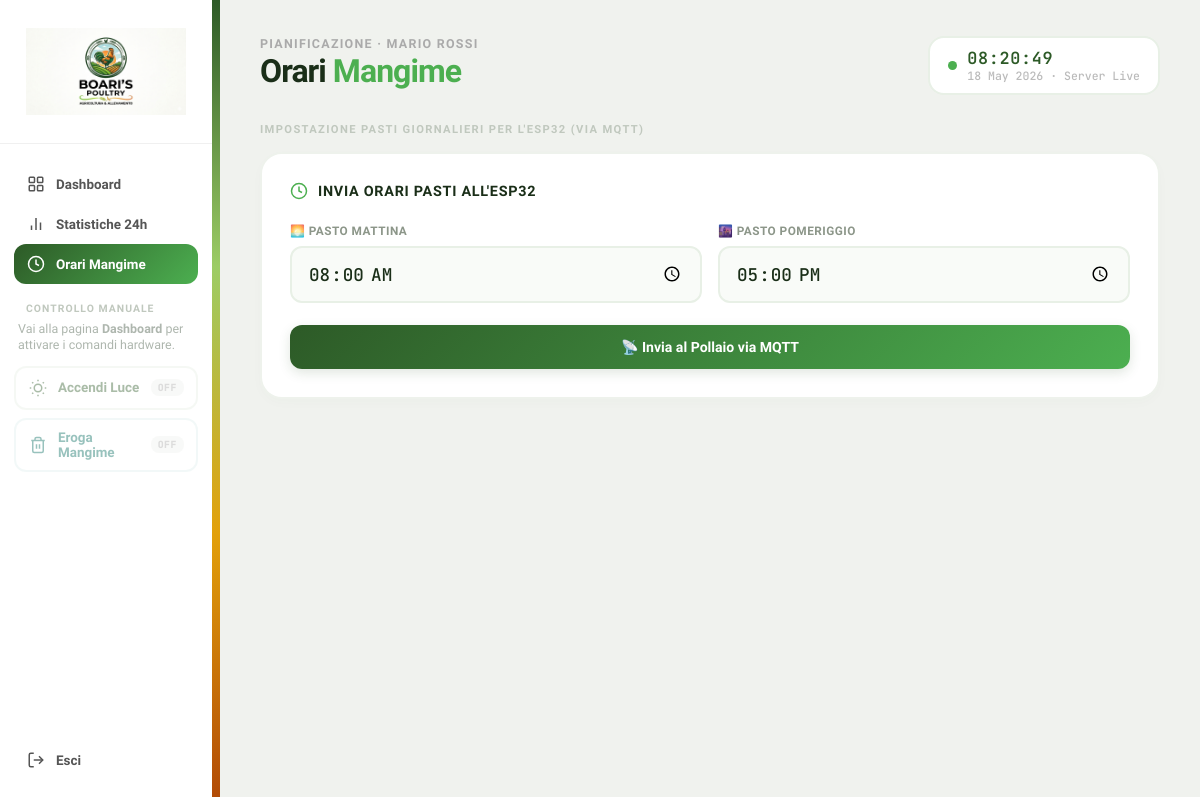
Before: /orari_mangime (signed in) with the older database file.
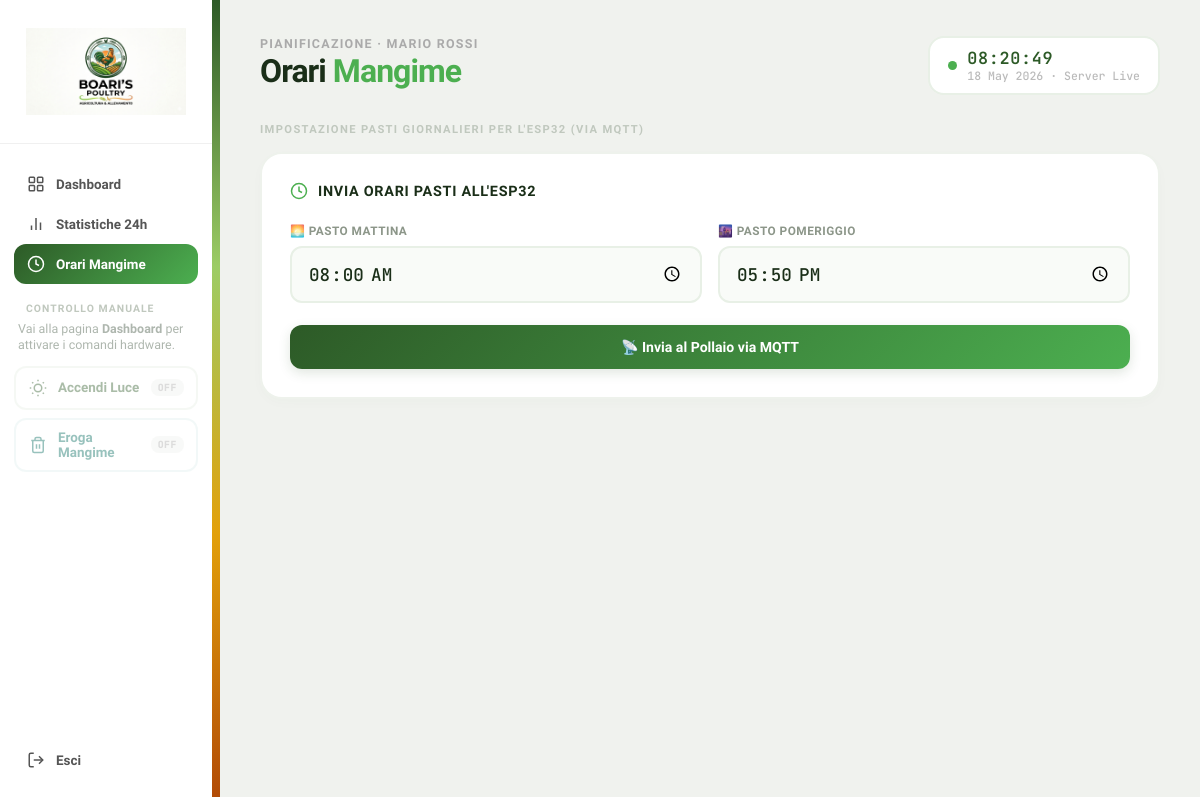
After: the same page with the newer database file.
### tables this page shows
CREATE TABLE IF NOT EXISTS `orari_mangime` (
                                               `id` int(11) NOT NULL AUTO_INCREMENT,
    `id_utente` int(10) UNSIGNED NOT NULL,
    `pasto_mattina` time NOT NULL,
    `pasto_pomeriggio` time NOT NULL,
    `data_creazione` timestamp NOT NULL DEFAULT current_timestamp(),
    PRIMARY KEY (`id`),
    UNIQUE KEY `unique_utente` (`id_utente`)
    );

### pages/orari_mangime.php (the view, shortened to what this page needs)
<?php
$data_ag     = date('d M Y');
$nome_utente = htmlspecialchars(trim(($_SESSION['user_nome'] ?? 'Utente') . ' ' . ($_SESSION['user_cognome'] ?? '')));
$id_utente   = $_SESSION['user_id'] ?? null;
$pasto_mattina_salvato = "08:00";
$pasto_pomeriggio_salvato = "17:00";
if ($id_utente) {
    try {
        $db = Database::getInstance()->getConnection();
        $stmt = $db->prepare("SELECT pasto_mattina, pasto_pomeriggio FROM orari_mangime WHERE id_utente = :id_utente LIMIT 1");
        $stmt->execute([':id_utente' => $id_utente]);
        $orari_db = $stmt->fetch(PDO::FETCH_ASSOC);
        if ($orari_db && !empty($orari_db['pasto_mattina']) && !empty($orari_db['pasto_pomeriggio'])) {
            $pasto_mattina_salvato = substr($orari_db['pasto_mattina'], 0, 5);
            $pasto_pomeriggio_salvato = substr($orari_db['pasto_pomeriggio'], 0, 5);
        }
    } catch (\Exception $e) {
        $pasto_mattina_salvato = "08:00";
        $pasto_pomeriggio_salvato = "17:00";
    }
}
?>
<!DOCTYPE html>
<html lang="it">
<head>
    <link rel="stylesheet" href="/Pollaio_Progetto_IoT_WebApp/style/struttura.css">
    <link rel="stylesheet" href="/Pollaio_Progetto_IoT_WebApp/style/orari_mangime.css">
</head>
<body>
<div class="sidebar">
    <div class="sidebar-logo">
        <img src="/Pollaio_Progetto_IoT_WebApp/img/Logo.png" alt="Logo" class="brand-logo">
    </div>
    <nav class="nav-section">
        <a class="nav-item" href="/Pollaio_Progetto_IoT_WebApp/home">
            <span class="ni-icon">
                <svg viewBox="0 0 24 24" fill="none" stroke="currentColor" stroke-width="2" width="18" height="18"><rect x="3" y="3" width="7" height="7" rx="1"/><rect x="14" y="3" width="7" height="7" rx="1"/><rect x="3" y="14" width="7" height="7" rx="1"/><rect x="14" y="14" width="7" height="7" rx="1"/></svg>
            </span>
            Dashboard
        </a>
        <a class="nav-item" href="/Pollaio_Progetto_IoT_WebApp/statistiche">
            <span class="ni-icon">
                <svg viewBox="0 0 24 24" fill="none" stroke="currentColor" stroke-width="2" width="18" height="18"><line x1="18" y1="20" x2="18" y2="10"/><line x1="12" y1="20" x2="12" y2="4"/><line x1="6" y1="20" x2="6" y2="14"/></svg>
            </span>
            Statistiche 24h
        </a>
        <a class="nav-item active" href="/Pollaio_Progetto_IoT_WebApp/orari_mangime">
            <span class="ni-icon">
                <svg viewBox="0 0 24 24" fill="none" stroke="currentColor" stroke-width="2" width="18" height="18"><circle cx="12" cy="12" r="10"/><polyline points="12 6 12 12 16 14"/></svg>
            </span>
            Orari Mangime
        </a>
        <div class="nav-divider">Controllo Manuale</div>
        <p class="ctrl-notice">Vai alla pagina <strong>Dashboard</strong> per attivare i comandi hardware.</p>
        <button class="nav-btn-ctrl" id="btn-luce" disabled>
            <span class="ni-icon">
            </span>
            <span class="ctrl-label">Accendi Luce</span>
            <span class="ctrl-state" id="state-luce">OFF</span>
        </button>
        <button class="nav-btn-ctrl nav-btn-feed" id="btn-mangime" disabled style="margin-top:8px;">
            <span class="ni-icon">
                <svg viewBox="0 0 24 24" fill="none" stroke="currentColor" stroke-width="2" width="18" height="18"><path d="M3 6h18"/><path d="M19 6v14a2 2 0 0 1-2 2H7a2 2 0 0 1-2-2V6m3 0V4a2 2 0 0 1 2-2h4a2 2 0 0 1 2 2v2"/><line x1="10" y1="11" x2="10" y2="17"/><line x1="14" y1="11" x2="14" y2="17"/></svg>
            </span>
            <span class="ctrl-label">Eroga Mangime</span>
            <span class="ctrl-state" id="state-mangime">OFF</span>
        </button>
        <form action="" method="POST" style="margin-top:auto; width: 100%;">
            <button type="submit" class="nav-item" style="background: none; border: none; width: 100%; text-align: left; cursor: pointer; font-family: inherit;">
                <span class="ni-icon">
                    <svg viewBox="0 0 24 24" fill="none" stroke="currentColor" stroke-width="2" width="18" height="18"><path d="M9 21H5a2 2 0 0 1-2-2V5a2 2 0 0 1 2-2h4"/><polyline points="16 17 21 12 16 7"/><line x1="21" y1="12" x2="9" y2="12"/></svg>
                </span>
                Esci
            </button>
        </form>
    </nav>
</div>
<div class="main">
    <div class="topbar">
        <div class="topbar-left">
            <div class="topbar-greeting">Pianificazione · <strong><?= $nome_utente ?></strong></div>
            <div class="topbar-title">Orari <span>Mangime</span></div>
        </div>
        <div class="status-pill">
            <div class="pulse"></div>
            <div>
                <strong id="live-clock">00:00:00</strong>
                <small><?= $data_ag ?> · Server Live</small>
            </div>
        </div>
    </div>
    <div class="sec-label">Impostazione pasti giornalieri per l'ESP32 (via MQTT)</div>
    <div class="panel-card">
        <div class="panel-title">
            <svg viewBox="0 0 24 24" fill="none" stroke="currentColor" stroke-width="2" width="18" height="18"><circle cx="12" cy="12" r="10"/><polyline points="12 6 12 12 16 14"/></svg>
            Invia orari pasti all'ESP32
        </div>
        <form action="/Pollaio_Progetto_IoT_WebApp/imposta_orari" method="POST">
            <div class="grid-container" style="gap: 16px; margin-top: 0;">
                <div class="form-group" style="margin-bottom: 0;">
                    <label for="pasto_mattina">🌅 Pasto Mattina</label>
                    <input type="time" id="pasto_mattina" name="pasto_mattina" class="form-control" value="<?= htmlspecialchars($pasto_mattina_salvato) ?>" required>
                </div>
                <div class="form-group" style="margin-bottom: 0;">
                    <label for="pasto_pomeriggio">🌆 Pasto Pomeriggio</label>
                    <input type="time" id="pasto_pomeriggio" name="pasto_pomeriggio" class="form-control" value="<?= htmlspecialchars($pasto_pomeriggio_salvato) ?>" required>
                </div>
            </div>
            <div style="margin-top: 22px;">
                <button type="submit" class="btn-submit">📡 Invia al Pollaio via MQTT</button>
            </div>
        </form>
    </div>
</div>
</body>
</html>

### index.php
<?php
$routes = [
    ''              => 'pages/login.php',
    'login'         => 'pages/login.php',
    'home'          => 'pages/home.php',
    'register'      => 'pages/register.php',
    'statistiche'   => 'pages/statistiche.php',
    'orari_mangime' => 'pages/orari_mangime.php',
    'imposta_orari' => 'pages/imposta_orari.php',
];
$url = parse_url($_SERVER['REQUEST_URI'], PHP_URL_PATH);
$subfolder = '/Pollaio_Progetto_IoT_WebApp';
if (strpos($url, $subfolder) === 0) {
    $url = substr($url, strlen($subfolder));
}
$url = trim($url, '/');
if (array_key_exists($url, $routes)) {
    if (file_exists($routes[$url])) {
        require $routes[$url];
    } else {
        http_response_code(500);
        echo "<h1>500 Errore Interno</h1><p>Il file di destinazione '{$routes[$url]}' non è stato trovato.</p>";
    }
} else {
    http_response_code(404);
    echo "<h1>404</h1><p>Pagina non trovata: /{$url}</p>";
}
?>

### style/struttura.css (style rules this page uses)
*, *::before, *::after { box-sizing: border-box; margin: 0; padding: 0; font-family: 'Sora', Arial, sans-serif; }
body { min-height: 100vh; background: #f0f2ee; display: flex; }
.sidebar { width: 220px; flex-shrink: 0; background-image: linear-gradient(white, white), linear-gradient(180deg, #2d5a27, #9ccc65, #e2a00a, #b14a06); background-clip: padding-box, border-box; background-origin: border-box; border-right: 8px solid transparent; display: flex; flex-direction: column; padding: 28px 0 20px; min-height: 100vh; position: sticky; top: 0; }
.sidebar-logo { display: flex; align-items: center; justify-content: center; padding: 0 20px 28px; border-bottom: 1.5px solid #f0f0f0; }
.sidebar-logo img { width: 160px; height: auto; }
.nav-section { flex: 1; padding: 20px 14px 0; display: flex; flex-direction: column; }
.nav-item { display: flex; align-items: center; gap: 10px; padding: 10px 12px; border-radius: 12px; font-size: 0.84rem; font-weight: 600; color: #555; text-decoration: none; transition: background 0.2s, color 0.2s; }
.nav-item.active { background: linear-gradient(135deg, #2d5a27, #4CAF50); color: white; }
.ni-icon { width: 20px; height: 20px; display: flex; align-items: center; justify-content: center; flex-shrink: 0; }
.nav-divider { margin: 18px 0 10px; font-size: 0.65rem; font-weight: 700; color: #c0c8be; text-transform: uppercase; letter-spacing: 0.1em; padding: 0 12px; }
.nav-btn-ctrl { display: flex; align-items: center; gap: 10px; width: 100%; padding: 10px 12px; border-radius: 12px; border: 2px solid #e8f0e6; background: white; cursor: pointer; font-size: 0.84rem; font-weight: 600; color: #2d5a27; transition: all 0.2s cubic-bezier(.34,1.2,.64,1); position: relative; }
.nav-btn-feed { border-color: #e0f0ee; color: #00695c; }
.ctrl-label { flex: 1; text-align: left; }
.ctrl-state { font-family: 'JetBrains Mono', monospace; font-size: 0.62rem; font-weight: 800; padding: 2px 7px; border-radius: 8px; background: #f0f2ee; color: #aaa; letter-spacing: 0.05em; white-space: nowrap; transition: all 0.2s; }
.main { flex: 1; padding: 36px 40px 60px; display: flex; flex-direction: column; gap: 28px; overflow-x: hidden; }
.topbar { display: flex; align-items: flex-start; justify-content: space-between; gap: 16px; flex-wrap: wrap; }
.topbar-greeting { font-size: 0.78rem; font-weight: 600; color: #aaa; text-transform: uppercase; letter-spacing: 0.1em; margin-bottom: 4px; }
.topbar-title { font-size: 2rem; font-weight: 800; color: #1a2e18; letter-spacing: -0.03em; line-height: 1; }
.topbar-title span { color: #4CAF50; }
.status-pill { display: flex; align-items: center; gap: 10px; background: white; border: 2px solid #e8f0e6; border-radius: 16px; padding: 10px 18px; font-size: 0.78rem; color: #888; font-weight: 500; white-space: nowrap; }
.status-pill strong { font-family: 'JetBrains Mono', monospace; color: #2d5a27; font-size: 1.05rem; font-weight: 600; letter-spacing: 0.04em; display: block; line-height: 1.2; }
.status-pill small { font-family: 'JetBrains Mono', monospace; color: #bbb; font-size: 0.72rem; display: block; }
.pulse { width: 9px; height: 9px; border-radius: 50%; background: #4CAF50; box-shadow: 0 0 0 0 rgba(76,175,80,0.5); animation: ripple 2s infinite; flex-shrink: 0; }
.sec-label { font-size: 0.7rem; font-weight: 700; color: #c0c8be; text-transform: uppercase; letter-spacing: 0.12em; margin-bottom: -12px; }

### pages/orari_mangime.php (style rules this page uses)
.ctrl-notice { font-size: 0.78rem; color: #a0aaa0; line-height: 1.3; margin: -4px 0 12px 0; padding: 0 4px; opacity: 0.85; }
.nav-btn-ctrl:disabled { opacity: 0.4; cursor: not-allowed; pointer-events: none; }

Changed rows visible on the page:
removed orari_mangime: pasto_mattina "08:00", pasto_pomeriggio "17:00"
added orari_mangime: pasto_mattina "08:00", pasto_pomeriggio "17:50"
